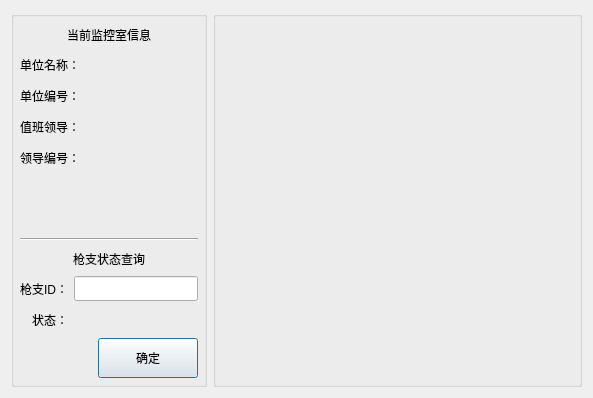
<?xml version="1.0" encoding="UTF-8"?>
<ui version="4.0">
 <class>Query</class>
 <widget class="QDialog" name="Query">
  <property name="geometry">
   <rect>
    <x>0</x>
    <y>0</y>
    <width>593</width>
    <height>398</height>
   </rect>
  </property>
  <property name="windowTitle">
   <string>Dialog</string>
  </property>
  <layout class="QHBoxLayout" name="horizontalLayout_2">
   <item>
    <widget class="QGroupBox" name="groupBox">
     <property name="sizePolicy">
      <sizepolicy hsizetype="Fixed" vsizetype="Preferred">
       <horstretch>0</horstretch>
       <verstretch>0</verstretch>
      </sizepolicy>
     </property>
     <layout class="QVBoxLayout" name="verticalLayout">
      <property name="leftMargin">
       <number>6</number>
      </property>
      <property name="topMargin">
       <number>6</number>
      </property>
      <property name="rightMargin">
       <number>6</number>
      </property>
      <property name="bottomMargin">
       <number>6</number>
      </property>
      <item>
       <widget class="QLabel" name="title">
        <property name="text">
         <string>当前监控室信息</string>
        </property>
        <property name="alignment">
         <set>Qt::AlignCenter</set>
        </property>
       </widget>
      </item>
      <item>
       <layout class="QGridLayout" name="gridLayout">
        <item row="0" column="0">
         <widget class="QLabel" name="label_3">
          <property name="sizePolicy">
           <sizepolicy hsizetype="Fixed" vsizetype="Preferred">
            <horstretch>0</horstretch>
            <verstretch>0</verstretch>
           </sizepolicy>
          </property>
          <property name="text">
           <string>单位名称：</string>
          </property>
         </widget>
        </item>
        <item row="0" column="1">
         <widget class="QLabel" name="unitName">
          <property name="sizePolicy">
           <sizepolicy hsizetype="Preferred" vsizetype="Fixed">
            <horstretch>0</horstretch>
            <verstretch>0</verstretch>
           </sizepolicy>
          </property>
          <property name="minimumSize">
           <size>
            <width>0</width>
            <height>25</height>
           </size>
          </property>
          <property name="text">
           <string/>
          </property>
         </widget>
        </item>
        <item row="1" column="0">
         <widget class="QLabel" name="label_4">
          <property name="sizePolicy">
           <sizepolicy hsizetype="Fixed" vsizetype="Preferred">
            <horstretch>0</horstretch>
            <verstretch>0</verstretch>
           </sizepolicy>
          </property>
          <property name="text">
           <string>单位编号：</string>
          </property>
         </widget>
        </item>
        <item row="1" column="1">
         <widget class="QLabel" name="unitNum">
          <property name="sizePolicy">
           <sizepolicy hsizetype="Preferred" vsizetype="Fixed">
            <horstretch>0</horstretch>
            <verstretch>0</verstretch>
           </sizepolicy>
          </property>
          <property name="minimumSize">
           <size>
            <width>0</width>
            <height>25</height>
           </size>
          </property>
          <property name="text">
           <string/>
          </property>
         </widget>
        </item>
        <item row="2" column="0">
         <widget class="QLabel" name="label_14">
          <property name="sizePolicy">
           <sizepolicy hsizetype="Fixed" vsizetype="Preferred">
            <horstretch>0</horstretch>
            <verstretch>0</verstretch>
           </sizepolicy>
          </property>
          <property name="text">
           <string>值班领导：</string>
          </property>
         </widget>
        </item>
        <item row="2" column="1">
         <widget class="QLabel" name="leadName">
          <property name="minimumSize">
           <size>
            <width>0</width>
            <height>25</height>
           </size>
          </property>
          <property name="text">
           <string/>
          </property>
         </widget>
        </item>
        <item row="3" column="0">
         <widget class="QLabel" name="label_15">
          <property name="sizePolicy">
           <sizepolicy hsizetype="Fixed" vsizetype="Preferred">
            <horstretch>0</horstretch>
            <verstretch>0</verstretch>
           </sizepolicy>
          </property>
          <property name="text">
           <string>领导编号：</string>
          </property>
         </widget>
        </item>
        <item row="3" column="1">
         <widget class="QLabel" name="leadNum">
          <property name="minimumSize">
           <size>
            <width>0</width>
            <height>25</height>
           </size>
          </property>
          <property name="text">
           <string/>
          </property>
         </widget>
        </item>
        <item row="4" column="0">
         <widget class="QLabel" name="label_5">
          <property name="sizePolicy">
           <sizepolicy hsizetype="Fixed" vsizetype="Preferred">
            <horstretch>0</horstretch>
            <verstretch>0</verstretch>
           </sizepolicy>
          </property>
          <property name="alignment">
           <set>Qt::AlignRight|Qt::AlignTrailing|Qt::AlignVCenter</set>
          </property>
         </widget>
        </item>
        <item row="4" column="1">
         <widget class="QLabel" name="manageName">
          <property name="sizePolicy">
           <sizepolicy hsizetype="Preferred" vsizetype="Fixed">
            <horstretch>0</horstretch>
            <verstretch>0</verstretch>
           </sizepolicy>
          </property>
          <property name="minimumSize">
           <size>
            <width>0</width>
            <height>25</height>
           </size>
          </property>
          <property name="text">
           <string/>
          </property>
         </widget>
        </item>
        <item row="5" column="0">
         <widget class="QLabel" name="label_6">
          <property name="sizePolicy">
           <sizepolicy hsizetype="Fixed" vsizetype="Preferred">
            <horstretch>0</horstretch>
            <verstretch>0</verstretch>
           </sizepolicy>
          </property>
          <property name="alignment">
           <set>Qt::AlignRight|Qt::AlignTrailing|Qt::AlignVCenter</set>
          </property>
         </widget>
        </item>
        <item row="5" column="1">
         <widget class="QLabel" name="manageNum">
          <property name="sizePolicy">
           <sizepolicy hsizetype="Preferred" vsizetype="Fixed">
            <horstretch>0</horstretch>
            <verstretch>0</verstretch>
           </sizepolicy>
          </property>
          <property name="minimumSize">
           <size>
            <width>0</width>
            <height>25</height>
           </size>
          </property>
          <property name="text">
           <string/>
          </property>
         </widget>
        </item>
       </layout>
      </item>
      <item>
       <widget class="Line" name="line">
        <property name="orientation">
         <enum>Qt::Horizontal</enum>
        </property>
       </widget>
      </item>
      <item>
       <widget class="QLabel" name="title1">
        <property name="text">
         <string>枪支状态查询</string>
        </property>
        <property name="alignment">
         <set>Qt::AlignCenter</set>
        </property>
       </widget>
      </item>
      <item>
       <layout class="QGridLayout" name="gridLayout_2">
        <item row="0" column="0">
         <widget class="QLabel" name="label_11">
          <property name="minimumSize">
           <size>
            <width>0</width>
            <height>25</height>
           </size>
          </property>
          <property name="text">
           <string>枪支ID：</string>
          </property>
          <property name="alignment">
           <set>Qt::AlignRight|Qt::AlignTrailing|Qt::AlignVCenter</set>
          </property>
         </widget>
        </item>
        <item row="0" column="1">
         <widget class="QLineEdit" name="gunId">
          <property name="minimumSize">
           <size>
            <width>0</width>
            <height>25</height>
           </size>
          </property>
         </widget>
        </item>
        <item row="1" column="0">
         <widget class="QLabel" name="label_12">
          <property name="minimumSize">
           <size>
            <width>0</width>
            <height>25</height>
           </size>
          </property>
          <property name="text">
           <string>状态：</string>
          </property>
          <property name="alignment">
           <set>Qt::AlignRight|Qt::AlignTrailing|Qt::AlignVCenter</set>
          </property>
         </widget>
        </item>
        <item row="1" column="1">
         <widget class="QLabel" name="status">
          <property name="minimumSize">
           <size>
            <width>0</width>
            <height>25</height>
           </size>
          </property>
          <property name="text">
           <string/>
          </property>
         </widget>
        </item>
       </layout>
      </item>
      <item>
       <layout class="QHBoxLayout" name="horizontalLayout">
        <item>
         <spacer name="horizontalSpacer">
          <property name="orientation">
           <enum>Qt::Horizontal</enum>
          </property>
          <property name="sizeHint" stdset="0">
           <size>
            <width>78</width>
            <height>20</height>
           </size>
          </property>
         </spacer>
        </item>
        <item>
         <widget class="QPushButton" name="ok">
          <property name="minimumSize">
           <size>
            <width>100</width>
            <height>40</height>
           </size>
          </property>
          <property name="text">
           <string>确定</string>
          </property>
         </widget>
        </item>
       </layout>
      </item>
     </layout>
    </widget>
   </item>
   <item>
    <widget class="CabinetInfo" name="cabinetInfo"/>
   </item>
  </layout>
 </widget>
 <customwidgets>
  <customwidget>
   <class>CabinetInfo</class>
   <extends>QGroupBox</extends>
   <header location="global">cabinetinfo.h</header>
   <container>1</container>
  </customwidget>
 </customwidgets>
 <resources/>
 <connections/>
</ui>
